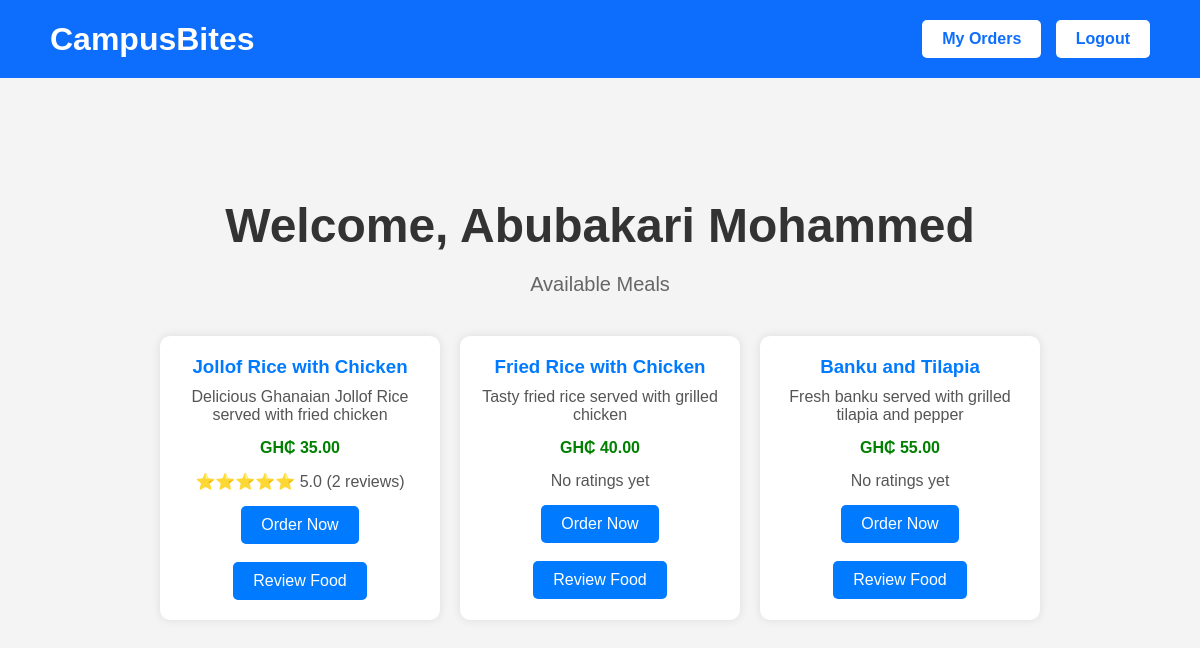
The app's page /student_dashboard.php (signed in) with its own data.
### tables this page shows
CREATE TABLE `foods` (
  `id` int(11) NOT NULL,
  `food_name` varchar(100) NOT NULL,
  `price` decimal(10,2) NOT NULL,
  `image` varchar(255) NOT NULL,
  `description` text DEFAULT NULL,
  `created_at` timestamp NOT NULL DEFAULT current_timestamp()
);

### student_dashboard.php (the view, shortened to what this page needs)
<?php
include("db.php");
$foods = mysqli_query($conn, "SELECT * FROM foods");
?>
<!DOCTYPE html>
<html>
<head>
    <link rel="stylesheet" href="css/style.css">
</head>
<body>
<div class="navbar">
    <div class="logo">CampusBites</div>
    <div class="nav-buttons">
        <a href="order_history.php" class="btn">My Orders</a>
        <a href="logout.php" class="btn">Logout</a>
    </div>
</div>
<div class="hero">
    <h1>Welcome, <?php echo $_SESSION['fullname']; ?></h1>
    <p>Available Meals</p>
</div>
<div class="food-container">
<?php while($food = mysqli_fetch_assoc($foods)){ ?>
<?php
$rating_query = mysqli_query($conn,
"SELECT AVG(rating) AS average_rating,
COUNT(id) AS total_reviews
FROM reviews
WHERE food_id = ".$food['id']);
$rating = mysqli_fetch_assoc($rating_query);
?>
<div class="food-card">
<h3><?php echo $food['food_name']; ?></h3>
<p><?php echo $food['description']; ?></p>
<h4>GH₵ <?php echo $food['price']; ?></h4>
<p>
<?php
if($rating['average_rating'] != NULL){
    $stars = round($rating['average_rating']);
    for($i = 1; $i <= $stars; $i++){
        echo "⭐";
    }
    echo " ".number_format($rating['average_rating'],1)." (".$rating['total_reviews']." reviews)";
}else{
    echo "No ratings yet";
}
?>
</p>
<a href="student_dashboard.php?order=<?php echo $food['id']; ?>" class="btn">Order Now</a>
<br><br>
<a href="review_food.php?food_id=<?php echo $food['id']; ?>" class="btn">
    Review Food
</a>
</div>
<?php } ?>
</div>
</body>
</html>

### css/style.css (style rules this page uses)
* { margin:0; padding:0; box-sizing:border-box; font-family:Arial, Helvetica, sans-serif; }
body { background:#f4f4f4; }
.navbar { background:#0d6efd; color:white; display:flex; justify-content:space-between; align-items:center; padding:20px 50px; }
.logo { font-size:32px; font-weight:bold; }
.nav-buttons .btn { text-decoration:none; background:white; color:#0d6efd; padding:10px 20px; border-radius:5px; margin-left:10px; font-weight:bold; }
.hero { text-align:center; margin-top:120px; }
.hero h1 { font-size:48px; color:#333; margin-bottom:20px; }
.hero p { font-size:20px; color:#666; margin-bottom:30px; }
.food-container { width:90%; margin:40px auto; display:flex; flex-wrap:wrap; justify-content:center; gap:20px; }
.food-card { width:280px; background:white; padding:20px; border-radius:10px; box-shadow:0 0 10px rgba(0,0,0,0.1); text-align:center; }
.food-card h3 { color:#007bff; margin-bottom:10px; }
.food-card p { color:#555; margin-bottom:15px; }
.food-card h4 { color:green; margin-bottom:15px; }
.btn { display:inline-block; background:#007bff; color:white; padding:10px 20px; border:none; border-radius:5px; text-decoration:none; cursor:pointer; }

### records on screen
foods: food_name "Jollof Rice with Chicken", description "Delicious Ghanaian Jollof Rice served with fried chicken", price "35.00", average_rating "5.0", total_reviews "2"
foods: food_name "Fried Rice with Chicken", description "Tasty fried rice served with grilled chicken", price "40.00", shows "No ratings yet"
foods: food_name "Banku and Tilapia", description "Fresh banku served with grilled tilapia and pepper", price "55.00", shows "No ratings yet"

### other values on screen
$_SESSION['fullname'] "Abubakari Mohammed"
